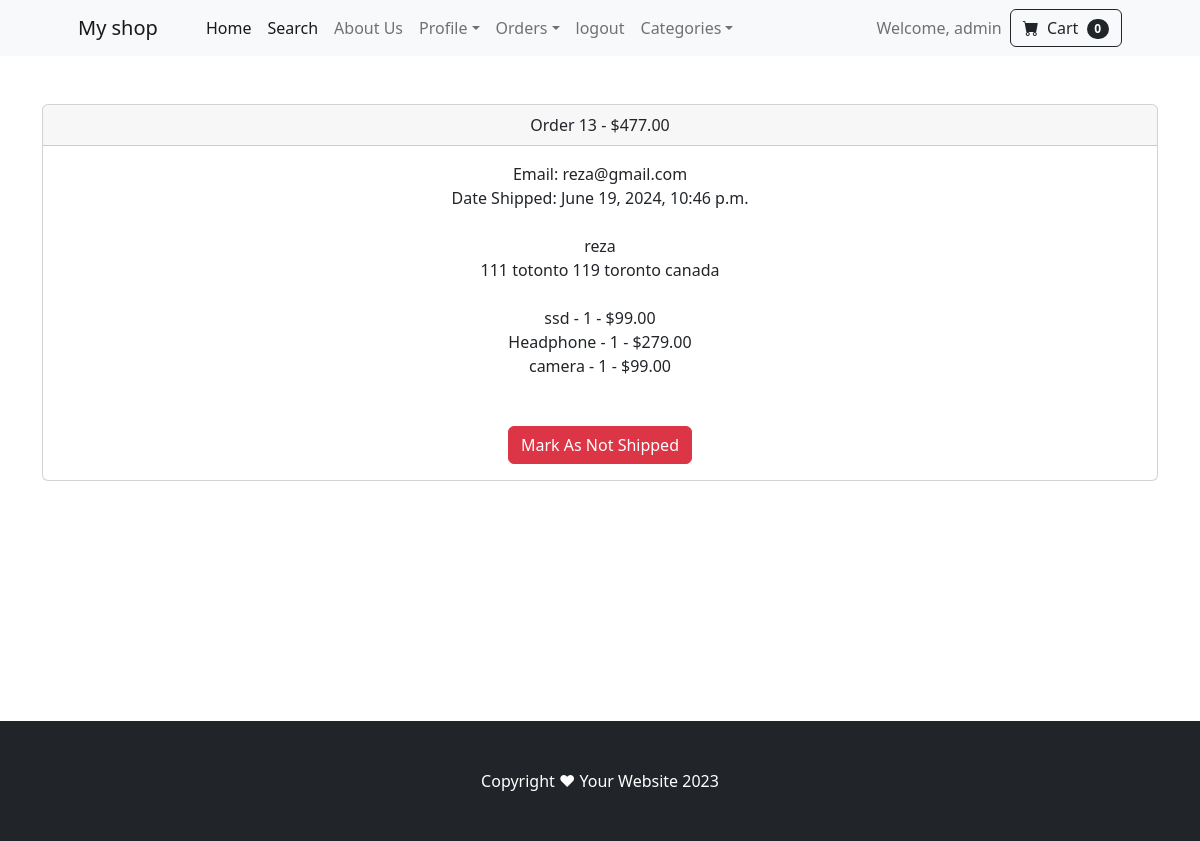
Screenshot of /payment/orders/13 (signed in) with the database file from the repository.
### payment/models.py (models this page shows, shortened)
class Order(models.Model):
    user = models.ForeignKey(User, on_delete=models.CASCADE, null=True, blank=True)
    full_name = models.CharField(max_length=250)
    email = models.EmailField(max_length=250)
    shipping_address = models.TextField(max_length=15000)
    amount_paid = models.DecimalField(max_digits=8, decimal_places=2)
    date_ordered = models.DateTimeField(auto_now_add=True)
    shipped = models.BooleanField(default=False)
    date_shipped = models.DateTimeField(blank=True, null=True)

class OrderItem(models.Model):
    order = models.ForeignKey(Order, on_delete=models.CASCADE, null=True)
    product = models.ForeignKey(Product, on_delete=models.CASCADE, null=True)
    user = models.ForeignKey(User, on_delete=models.CASCADE, null=True, blank=True)
    quantity = models.PositiveBigIntegerField(default=1)
    price = models.DecimalField(max_digits=8, decimal_places=2)

### shop/models.py (models this page shows)
class Product(models.Model):
    name = models.CharField(max_length=40)
    description = models.CharField(max_length=500, default='', blank=True, null=True)
    price = models.DecimalField(default=0, decimal_places=2, max_digits=8)
    category = models.ForeignKey(Category, on_delete=models.CASCADE, default=1)
    picture = models.ImageField(upload_to='upload/product/')
    star = models.IntegerField(default=0, validators=[MaxValueValidator(5),MinValueValidator(0)])
    date = models.DateField(default=datetime.datetime.today())
    is_sale = models.BooleanField(default=False)
    sale_price = models.DecimalField(default=0, decimal_places=2, max_digits=5)
    def __str__(self):
        return self.name

### payment/views.py (the view, shortened to what this page needs)
# urls.py: path('orders/<int:pk>', views.orders, name="orders"),
def orders(request, pk):
     if request.user.is_authenticated and request.user.is_superuser:
         order = Order.objects.get(id=pk)
         items = OrderItem.objects.filter(order=pk)
         return render(request, 'payment/orders.html', {"order":order, "items":items})
     else:
      messages.success(request, "Access Denied!")
      return redirect('home')

### cart/cart.py (called while the page is built)
    def  __len__(self):
        return len(self.cart)

### cart/context_processors.py (called while the page is built)
def cart(request):
    return {'cart':Cart(request)}

### payment/templates/payment/orders.html (shortened to what this page needs)
{% extends 'base.html' %}
{% block content %}
<br><br>
<div class="container">
    <div class="row">
        <center>
            <div class="col=8">
                <div class="card">
                    <div class="card-header">
                      Order {{ order.id }} - ${{ order.amount_paid }}
                    </div>
                    <div class="card-body">
                      Email: {{ order.email }}<br/>
                      {% if order.date_shipped %}
                        Date Shipped: {{ order.date_shipped }}
                      {% else %}
                        Date Ordered: {{ order.date_ordered }}
                      {% endif %}
                      <br/><br/>
                      {{ order.full_name }}<br/>
                      {{ order.shipping_address }}<br/><br/>
                      {% for item in items %}
                        {{ item.product }} - {{ item.quantity }} - ${{ item.price }}<br/>
                      {% endfor %}
                      <br/><br/>
                      {% if not order.shipped %}
                      <form method="POST">
                        {% csrf_token %}
                        <input type="hidden" name="shipping_status" value="true">
                        <button type="submit" class="btn btn-success">Mark As Shipped</button>
                      </form>
                        {% else %}
                        <form method="POST">
                          <button type="submit" class="btn btn-danger">Mark As Not Shipped</button>
                        </form>
                        {% endif %}
                    </div>
                  </div>
                  <br/><br/><br/><br/><br/><br/><br/><br/>
            </div>
        </center>
    </div>
</div>
<br><br>
{% endblock %}

### shop/templates/navbar.html (shortened to what this page needs)
 <nav class="navbar navbar-expand-lg navbar-light bg-light">
    <div class="container px-4 px-lg-5">
        <a class="navbar-brand" href="{% url 'home' %}">My shop</a>
        <div class="collapse navbar-collapse" id="navbarSupportedContent">
            <ul class="navbar-nav me-auto mb-2 mb-lg-0 ms-lg-4">
                <li class="nav-item"><a class="nav-link active" aria-current="page" href="{% url 'home' %}">Home</a></li>
                <li class="nav-item"><a class="nav-link active" aria-current="page" href="{% url 'search' %}">Search</a></li>
                <li class="nav-item"><a class="nav-link" href="{% url 'about' %}">About Us</a></li>
                {% if user.is_authenticated %}
                <li class="nav-item dropdown">
                    <a class="nav-link dropdown-toggle" id="navbarDropdown" href="#" role="button" data-bs-toggle="dropdown" aria-expanded="false">Profile</a>
                </li>
                {% if user.is_superuser %}
                <li class="nav-item dropdown">
                    <a class="nav-link dropdown-toggle" id="navbarDropdown" href="#" role="button" data-bs-toggle="dropdown" aria-expanded="false">Orders</a>
                </li>
                {% endif %}
                <li class="nav-item"><a class="nav-link" href="{% url 'logout' %}">logout</a></li>
                {% else %}
                <li class="nav-item"><a class="nav-link" href="{% url 'login' %}">login</a></li>
                <li class="nav-item"><a class="nav-link" href="{% url 'signup' %}">signup</a></li>
                {% endif %}
                <li class="nav-item dropdown">
                    <a class="nav-link dropdown-toggle" id="navbarDropdown" href="{% url 'category_summary' %}" role="button" data-bs-toggle="dropdown" aria-expanded="false">Categories</a>
                </li>
            </ul>
            <ul class="navbar-nav ms-auto mb-2 mb-lg-0">
                {% if user.is_authenticated %}
                    <li class="nav-item">
                        <a class="nav-link" href="#">Welcome, {{ user.username }}</a>
                    </li>
                {% endif %}
            </ul>
            <form class="d-flex">
                <a href="{% url 'cart_summary' %}" class="btn btn-outline-dark">
                    <i class="bi-cart-fill me-1"></i>
                    Cart
                    <span class="badge bg-dark text-white ms-1 rounded-pill" id="cart_quantity">{{ cart|length }}</span>
                </a>
            </form>
        </div>
    </div>
</nav>

### rows the page displays
Order: id "13", amount_paid "477.00", email "reza@gmail.com", date_shipped "June 19, 2024, 10:46 p.m.", full_name "reza", shipping_address "111 totonto 119 toronto canada"
OrderItem: product "ssd", quantity "1", price "99.00"
OrderItem: product "Headphone", quantity "1", price "279.00"
OrderItem: product "camera", quantity "1", price "99.00"

### other values shown
{{ user.username }} "admin"
{{ cart|length }} "0"
